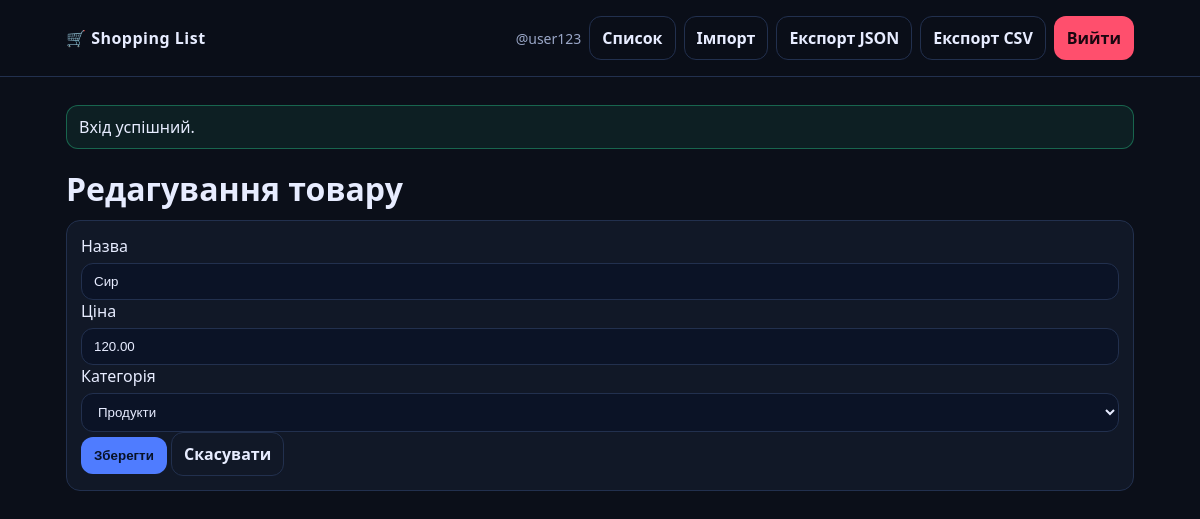
The page /item_edit.php?id=3 (signed in) on the database its author committed.
### tables this page shows
CREATE TABLE IF NOT EXISTS items (
  id INT AUTO_INCREMENT PRIMARY KEY,
  user_id INT NOT NULL,
  category_id INT NOT NULL,
  name VARCHAR(100) NOT NULL,
  price DECIMAL(10,2) NOT NULL DEFAULT 0.00,
  is_purchased TINYINT(1) NOT NULL DEFAULT 0,
  created_at DATETIME NOT NULL,
  CONSTRAINT fk_items_user FOREIGN KEY (user_id) REFERENCES users(id) ON DELETE CASCADE,
  CONSTRAINT fk_items_category FOREIGN KEY (category_id) REFERENCES categories(id)
);

CREATE TABLE IF NOT EXISTS categories (
  id INT AUTO_INCREMENT PRIMARY KEY,
  name VARCHAR(50) NOT NULL UNIQUE
);

### app/auth.php (called while the page is built, shortened)
<?php
require_once __DIR__ . '/helpers.php';
function auth_user(): ?array {
    return $_SESSION['user'] ?? null;
}

### app/items.php (called while the page is built, shortened)
<?php
function get_categories(PDO $pdo): array {
    return $pdo->query("SELECT id, name FROM categories ORDER BY id")->fetchAll();
}
function get_item(PDO $pdo, int $userId, int $id): ?array {
    $st = $pdo->prepare("SELECT * FROM items WHERE id=? AND user_id=?");
    $st->execute([$id, $userId]);
    $r = $st->fetch();
    return $r ?: null;
}

### app/helpers.php (called while the page is built, shortened)
<?php
function e(string $s): string {
    return htmlspecialchars($s, ENT_QUOTES | ENT_SUBSTITUTE, 'UTF-8');
}

### public/item_edit.php (the view, shortened to what this page needs)
<?php
require_once __DIR__ . '/../app/db.php';
require_once __DIR__ . '/../app/helpers.php';
require_once __DIR__ . '/../app/auth.php';
require_once __DIR__ . '/../app/items.php';
$user = auth_user();
$userId = (int)$user['id'];
$id = (int)($_GET['id'] ?? 0);
$item = get_item($pdo, $userId, $id);
$categories = get_categories($pdo);
include __DIR__ . '/_header.php';
?>
<h1>Редагування товару</h1>
<form method="post" class="card">
  <label>Назва
    <input name="name" maxlength="100" value="<?= e($_POST['name'] ?? $item['name']) ?>" required>
  </label>
  <label>Ціна
    <input name="price" value="<?= e($_POST['price'] ?? $item['price']) ?>" required>
  </label>
  <label>Категорія
    <select name="category_id" required>
      <?php $cur = (int)($_POST['category_id'] ?? $item['category_id']); ?>
      <?php foreach ($categories as $c): ?>
        <option value="<?= (int)$c['id'] ?>" <?= $cur===(int)$c['id']?'selected':'' ?>>
          <?= e($c['name']) ?>
        </option>
      <?php endforeach; ?>
    </select>
  </label>
  <button class="btn btn--primary" type="submit">Зберегти</button>
  <a class="btn btn--ghost" href="app.php">Скасувати</a>
</form>
<?php include __DIR__ . '/_footer.php'; ?>

### assets/css/style.css (style rules this page uses)
:root { --bg:#0b0f19; --card:#121a2a; --text:#e7ecff; --muted:#9aa7c7; --border:#22304e; --primary:#4f7cff; --danger:#ff4f6d; --ok:#2ee59d; --warn:#ffcc00; }
* { box-sizing:border-box }
body { margin:0; font-family: system-ui, -apple-system, Segoe UI, Roboto, Arial, sans-serif; background: #0b0f19; color:var(--text); }
a { color:var(--primary); text-decoration:none }
h1 { margin:18px 0 10px }
.card { background:rgba(18,26,42,.9); border:1px solid var(--border); border-radius:14px; padding:14px; }
input, select { width:100%; margin-top:6px; padding:10px 12px; border-radius:12px; border:1px solid var(--border); background:#0b1326; color:var(--text); outline:none; }
.btn { display:inline-flex; align-items:center; justify-content:center; gap:8px; padding:10px 12px; border-radius:12px; border:1px solid var(--border); background:#0b1326; color:var(--text); cursor:pointer; font-weight:600; }
.btn--primary { background: var(--primary); border-color: transparent; color:#081227 }
.btn--ghost { background: transparent }

### rows shown on the page
items: name "Сир", price "120.00", category_id "Продукти"

### other values the page prints
$_SESSION['user']['username'] "user123"
$f['msg'] "Вхід успішний."
